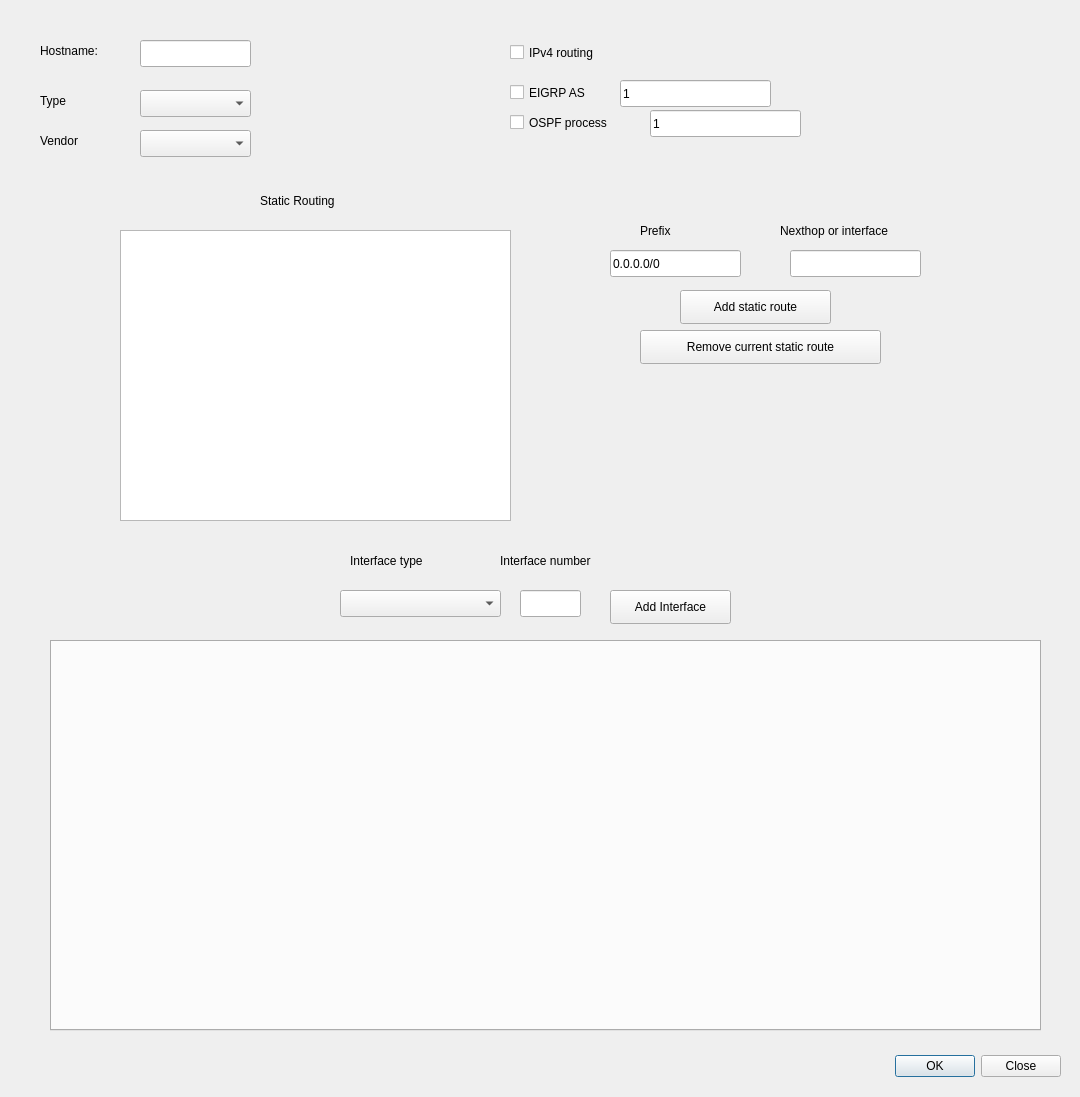
<?xml version="1.0" encoding="UTF-8"?>
<ui version="4.0">
 <class>NodeConfigurationDialog</class>
 <widget class="QDialog" name="NodeConfigurationDialog">
  <property name="geometry">
   <rect>
    <x>0</x>
    <y>0</y>
    <width>1080</width>
    <height>1097</height>
   </rect>
  </property>
  <property name="windowTitle">
   <string>Device Configuration</string>
  </property>
  <widget class="QDialogButtonBox" name="buttonBox">
   <property name="geometry">
    <rect>
     <x>820</x>
     <y>1050</y>
     <width>241</width>
     <height>32</height>
    </rect>
   </property>
   <property name="layoutDirection">
    <enum>Qt::LeftToRight</enum>
   </property>
   <property name="orientation">
    <enum>Qt::Horizontal</enum>
   </property>
   <property name="standardButtons">
    <set>QDialogButtonBox::Close|QDialogButtonBox::Ok</set>
   </property>
  </widget>
  <widget class="QLabel" name="label">
   <property name="geometry">
    <rect>
     <x>40</x>
     <y>40</y>
     <width>91</width>
     <height>21</height>
    </rect>
   </property>
   <property name="text">
    <string>Hostname: </string>
   </property>
  </widget>
  <widget class="QLineEdit" name="uiHostname">
   <property name="geometry">
    <rect>
     <x>140</x>
     <y>40</y>
     <width>111</width>
     <height>27</height>
    </rect>
   </property>
  </widget>
  <widget class="QLabel" name="label_2">
   <property name="geometry">
    <rect>
     <x>40</x>
     <y>90</y>
     <width>70</width>
     <height>21</height>
    </rect>
   </property>
   <property name="text">
    <string>Type</string>
   </property>
  </widget>
  <widget class="QLabel" name="label_3">
   <property name="geometry">
    <rect>
     <x>40</x>
     <y>130</y>
     <width>70</width>
     <height>21</height>
    </rect>
   </property>
   <property name="text">
    <string>Vendor</string>
   </property>
  </widget>
  <widget class="QComboBox" name="uiType">
   <property name="geometry">
    <rect>
     <x>140</x>
     <y>90</y>
     <width>111</width>
     <height>27</height>
    </rect>
   </property>
  </widget>
  <widget class="QComboBox" name="uiVendor">
   <property name="geometry">
    <rect>
     <x>140</x>
     <y>130</y>
     <width>111</width>
     <height>27</height>
    </rect>
   </property>
  </widget>
  <widget class="QCheckBox" name="uiRouting">
   <property name="geometry">
    <rect>
     <x>510</x>
     <y>40</y>
     <width>131</width>
     <height>25</height>
    </rect>
   </property>
   <property name="text">
    <string>IPv4 routing</string>
   </property>
  </widget>
  <widget class="QLabel" name="label_4">
   <property name="geometry">
    <rect>
     <x>640</x>
     <y>220</y>
     <width>51</width>
     <height>21</height>
    </rect>
   </property>
   <property name="text">
    <string>Prefix</string>
   </property>
  </widget>
  <widget class="QLineEdit" name="uiPrefix">
   <property name="geometry">
    <rect>
     <x>610</x>
     <y>250</y>
     <width>131</width>
     <height>27</height>
    </rect>
   </property>
   <property name="text">
    <string>0.0.0.0/0</string>
   </property>
  </widget>
  <widget class="QTabWidget" name="uiTabWidget">
   <property name="geometry">
    <rect>
     <x>50</x>
     <y>640</y>
     <width>991</width>
     <height>391</height>
    </rect>
   </property>
  </widget>
  <widget class="QPushButton" name="uiAddInterfaceButton">
   <property name="geometry">
    <rect>
     <x>610</x>
     <y>590</y>
     <width>121</width>
     <height>34</height>
    </rect>
   </property>
   <property name="text">
    <string>Add Interface</string>
   </property>
  </widget>
  <widget class="QLineEdit" name="uiInterfaceNumber">
   <property name="geometry">
    <rect>
     <x>520</x>
     <y>590</y>
     <width>61</width>
     <height>27</height>
    </rect>
   </property>
   <property name="text">
    <string/>
   </property>
  </widget>
  <widget class="QComboBox" name="uiInterfaceType">
   <property name="geometry">
    <rect>
     <x>340</x>
     <y>590</y>
     <width>161</width>
     <height>27</height>
    </rect>
   </property>
  </widget>
  <widget class="QLabel" name="label_5">
   <property name="geometry">
    <rect>
     <x>350</x>
     <y>550</y>
     <width>111</width>
     <height>21</height>
    </rect>
   </property>
   <property name="text">
    <string>Interface type</string>
   </property>
  </widget>
  <widget class="QLabel" name="label_6">
   <property name="geometry">
    <rect>
     <x>500</x>
     <y>550</y>
     <width>131</width>
     <height>21</height>
    </rect>
   </property>
   <property name="text">
    <string>Interface number</string>
   </property>
  </widget>
  <widget class="QCheckBox" name="uiOSPF">
   <property name="geometry">
    <rect>
     <x>510</x>
     <y>110</y>
     <width>141</width>
     <height>25</height>
    </rect>
   </property>
   <property name="text">
    <string>OSPF process</string>
   </property>
  </widget>
  <widget class="QCheckBox" name="uiEIGRP">
   <property name="geometry">
    <rect>
     <x>510</x>
     <y>80</y>
     <width>104</width>
     <height>25</height>
    </rect>
   </property>
   <property name="text">
    <string>EIGRP AS</string>
   </property>
  </widget>
  <widget class="QLineEdit" name="uiOSPFProcess">
   <property name="geometry">
    <rect>
     <x>650</x>
     <y>110</y>
     <width>151</width>
     <height>27</height>
    </rect>
   </property>
   <property name="text">
    <string>1</string>
   </property>
  </widget>
  <widget class="QLineEdit" name="uiEIGRP_AS">
   <property name="geometry">
    <rect>
     <x>620</x>
     <y>80</y>
     <width>151</width>
     <height>27</height>
    </rect>
   </property>
   <property name="text">
    <string>1</string>
   </property>
  </widget>
  <widget class="QTableWidget" name="uiStaticRoutesTable">
   <property name="geometry">
    <rect>
     <x>120</x>
     <y>230</y>
     <width>391</width>
     <height>291</height>
    </rect>
   </property>
  </widget>
  <widget class="QLabel" name="label_7">
   <property name="geometry">
    <rect>
     <x>260</x>
     <y>190</y>
     <width>131</width>
     <height>21</height>
    </rect>
   </property>
   <property name="text">
    <string>Static Routing</string>
   </property>
  </widget>
  <widget class="QLineEdit" name="uiNexthop">
   <property name="geometry">
    <rect>
     <x>790</x>
     <y>250</y>
     <width>131</width>
     <height>27</height>
    </rect>
   </property>
   <property name="text">
    <string/>
   </property>
  </widget>
  <widget class="QLabel" name="label_8">
   <property name="geometry">
    <rect>
     <x>780</x>
     <y>220</y>
     <width>161</width>
     <height>21</height>
    </rect>
   </property>
   <property name="text">
    <string>Nexthop or interface</string>
   </property>
  </widget>
  <widget class="QPushButton" name="uiAddStaticRouteButton">
   <property name="geometry">
    <rect>
     <x>680</x>
     <y>290</y>
     <width>151</width>
     <height>34</height>
    </rect>
   </property>
   <property name="text">
    <string>Add static route</string>
   </property>
  </widget>
  <widget class="QPushButton" name="uiRemoveStaticRouteButton">
   <property name="geometry">
    <rect>
     <x>640</x>
     <y>330</y>
     <width>241</width>
     <height>34</height>
    </rect>
   </property>
   <property name="text">
    <string>Remove current static route</string>
   </property>
  </widget>
 </widget>
 <resources/>
 <connections>
  <connection>
   <sender>buttonBox</sender>
   <signal>accepted()</signal>
   <receiver>NodeConfigurationDialog</receiver>
   <slot>accept()</slot>
   <hints>
    <hint type="sourcelabel">
     <x>248</x>
     <y>254</y>
    </hint>
    <hint type="destinationlabel">
     <x>157</x>
     <y>274</y>
    </hint>
   </hints>
  </connection>
  <connection>
   <sender>buttonBox</sender>
   <signal>rejected()</signal>
   <receiver>NodeConfigurationDialog</receiver>
   <slot>reject()</slot>
   <hints>
    <hint type="sourcelabel">
     <x>316</x>
     <y>260</y>
    </hint>
    <hint type="destinationlabel">
     <x>286</x>
     <y>274</y>
    </hint>
   </hints>
  </connection>
 </connections>
</ui>
